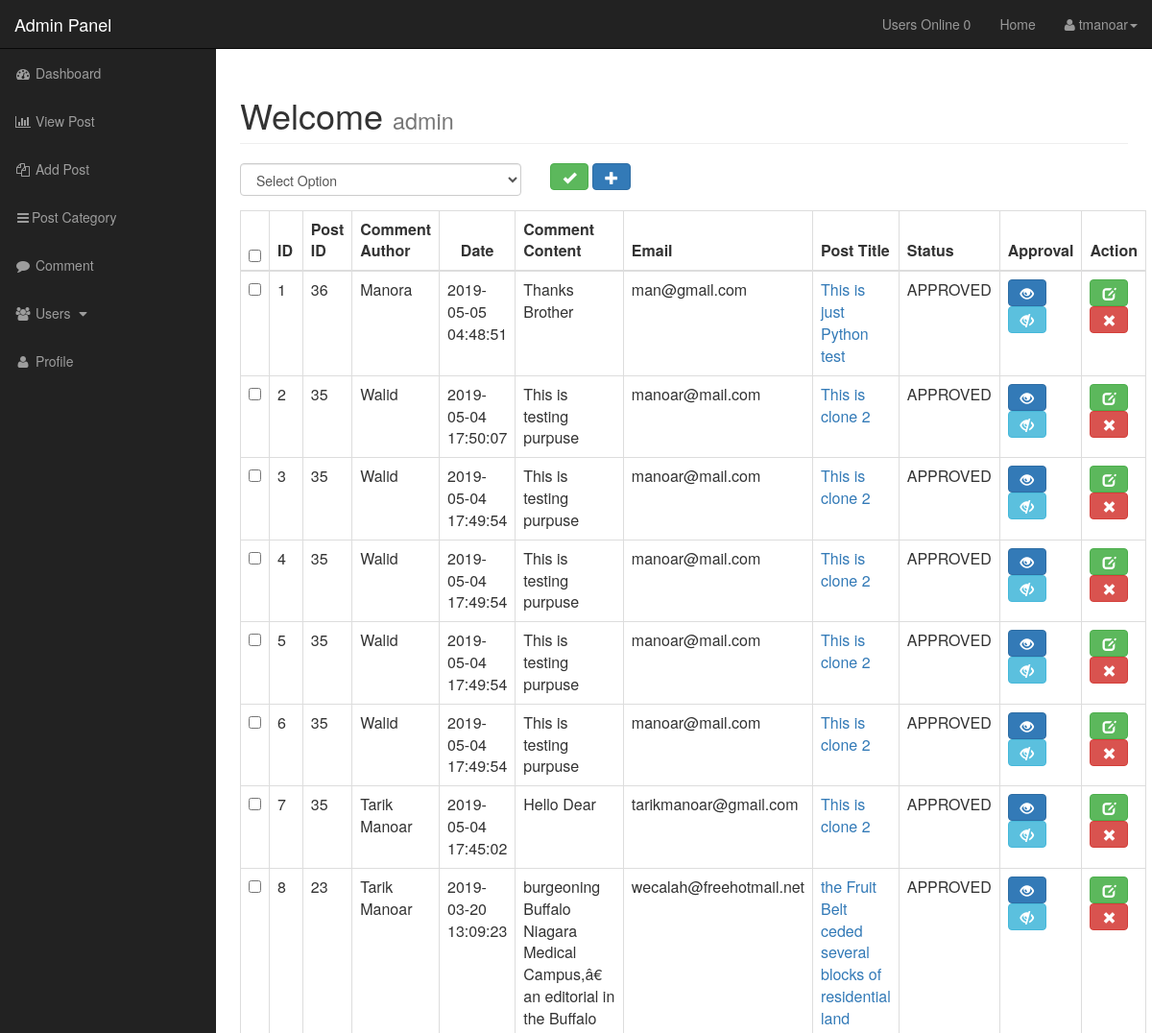
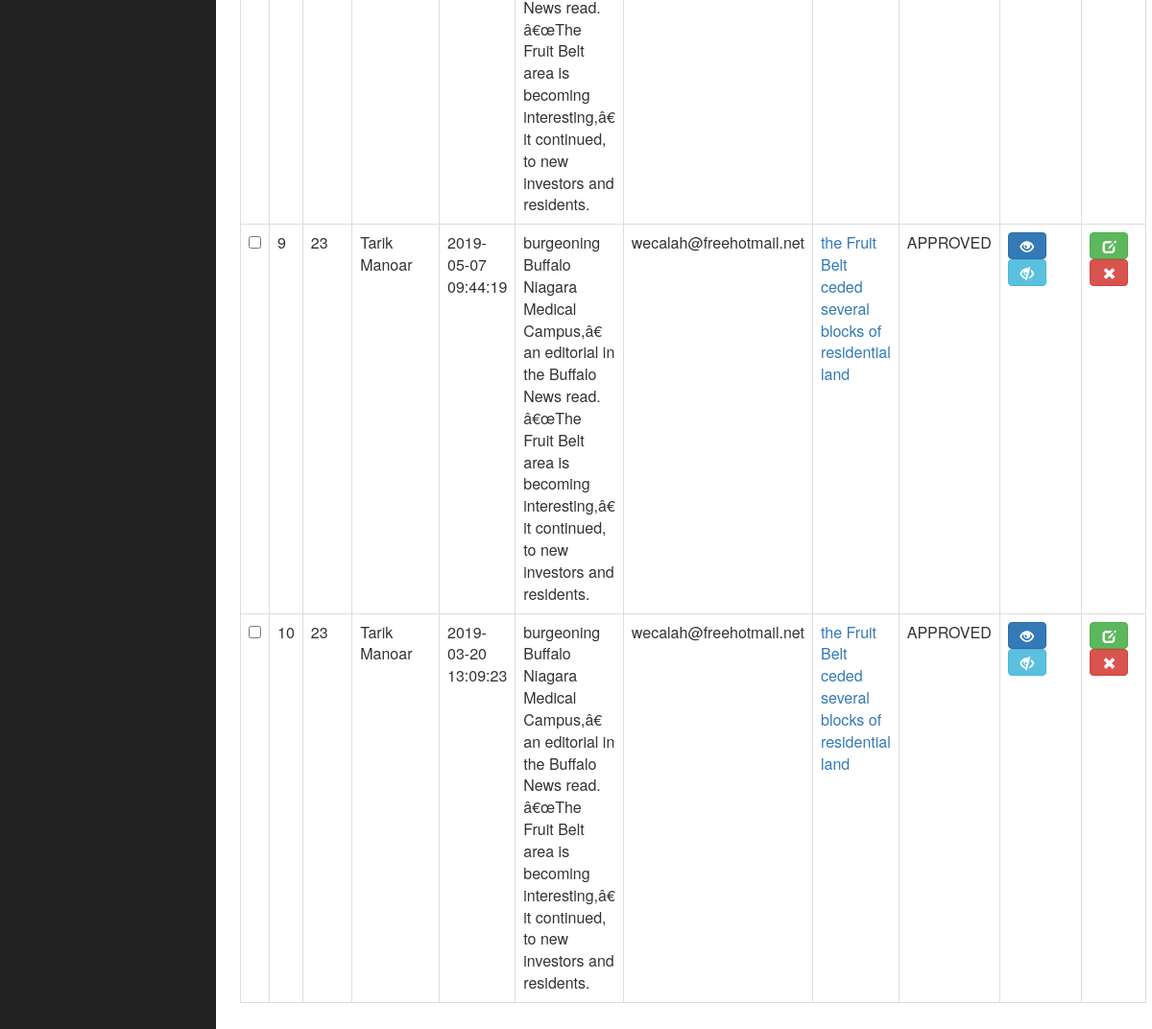
/admin/comment.php (signed in), run on the app's committed database (2 pictures, top to bottom).
### tables this page shows
CREATE TABLE `comments` (
  `comment_id` int(4) NOT NULL,
  `comment_post_id` int(4) NOT NULL,
  `comment_author` varchar(255) NOT NULL,
  `comment_date` timestamp NOT NULL DEFAULT CURRENT_TIMESTAMP ON UPDATE CURRENT_TIMESTAMP,
  `comment_content` text NOT NULL,
  `comment_email` varchar(255) NOT NULL,
  `comment_status` varchar(255) NOT NULL
);

CREATE TABLE `posts` (
  `id` int(11) NOT NULL,
  `post_ctg_id` varchar(255) NOT NULL,
  `post_title` varchar(255) NOT NULL,
  `post_author` varchar(50) NOT NULL,
  `date` text NOT NULL,
  `post_image` text NOT NULL,
  `post_content` text NOT NULL,
  `post_tags` varchar(255) NOT NULL,
  `post_comment_count` int(11) NOT NULL,
  `post_status` varchar(255) NOT NULL DEFAULT 'draft',
  `post_views_count` int(11) NOT NULL
);

### admin/include/viewComment.php (the view, shortened to what this page needs)
<div id="page-wrapper">
    <div class="container-fluid">
        <div class="row">
            <div class="col-lg-12">
                <h1 class="page-header">
                    Welcome
                    <small>admin</small>
                </h1>
            </div>
            <div class="col-lg-12">
                <form action="" method="POST" accept-charset="utf-8">
                    <div id="bulkOptionContainer" class="col-xs-4" style="padding-left: 0px;margin-bottom: 15px;">
                        <select name="bulkOption" id="" class="form-control">
                            <option value="">Select Option</option>
                        </select>
                    </div>
                    <div class="col-xs-4">
                        <button type="submit" class="btn btn-success" name="submit"><span class="glyphicon glyphicon-ok" area-hidden="true"></span></button>
                        <a href="addpost.php" class="btn btn-primary"><span class="glyphicon glyphicon-plus" area-hidden="true"></span></a>
                    </div>
                <table class="table table-inverse table-bordered table-dark table-hover">
                    <thead>
                        <tr>
                            <th><input type="checkbox" name="" id="selectAllBoxes" class="form-check-input"></th>
                            <th>ID</th>
                            <th>Post ID</th>
                            <th>Comment Author</th>
                            <th class="text-center">Date</th>
                            <th>Comment Content</th>
                            <th>Email</th>
                            <th>Post Title</th>
                            <th>Status</th>
                            <th>Approval</th>
                            <th>Action</th>
                        </tr>
                    </thead>
                    <tbody>
                        <?php
                            $result = mysqli_query($dbconn,"SELECT * FROM comments ORDER BY comment_id DESC");
                            $counter = 1;
                            while ($row = mysqli_fetch_assoc($result)){
                                $comment_post_id = $row['comment_post_id'];
                                ?>
                                <tr>
                                    <td><input type="checkbox" name="checkBoxArray[]" value="<?php echo $row['comment_id'] ; ?>" class="checkbox form-check-input" ></td>
                                    <td><?php echo $counter++; ?></td>
                                    <td><?php echo $row['comment_post_id'] ?></td>
                                    <td><?php echo $row['comment_author'] ?></td>
                                    <td><?php echo $row['comment_date'] ?></td>
                                    <td><?php echo $row['comment_content'] ?></td>
                                    <td><?php echo $row['comment_email'] ?></td>
                                    <?php
                                    $post_title = mysqli_query($dbconn,"SELECT * FROM posts WHERE id='$comment_post_id'") ;
                                    while ($p_title = mysqli_fetch_assoc($post_title)) {
                                        $id = $p_title['id'];
                                        echo "<td><a href='../post.php?p_id=$id'>{$p_title['post_title']}</a></td>";
                                    }
                                    ?>
                                    <td><?php echo $row['comment_status'] ?></td>
                                    <td>
                                        <a href="?approved=<?php echo $row['comment_id'] ?>"><p title="Approve This Comment" class="btn btn-primary"><span class="glyphicon glyphicon-eye-open" area-hidden="true"></span></p></a>
                                        <a href="?unapproved=<?php echo $row['comment_id'] ?>"><p title="Unapprove This Comment" class="btn btn-info"><span class="glyphicon glyphicon-eye-close" area-hidden="true"></span></p></a>
                                    </td>
                                    <td>
                                    	<a href="Comment.php?var=editComment&edit=<?php echo $row['comment_id'] ?>"><p class="btn btn-success" title="Edit this comment"><span class=" glyphicon glyphicon-edit"></span></p></a>
                                    	<a href="Comment.php?delete=<?php echo $row['comment_id'] ?>"><p class="btn btn-danger" title="Delete Comment" onclick="javascript: return confirm('Are sure to delete this?')"><span class=" glyphicon glyphicon-remove"></span></p></a>
                                    </td>
                                </tr>
                        <?php } ?>
                    </tbody>
                </table>
                </form>
            </div>
        </div>
    </div>
</div>

### admin/css/sb-admin.css (style rules this page uses)
body { margin-top: 100px; background-color: #222; }
@media (min-width:768px) { body { margin-top: 50px; } }
#page-wrapper { width: 100%; padding: 0; background-color: #fff; }
@media (min-width:768px) { #page-wrapper { padding: 10px; } }

### data on the page
comments: comment_post "36", comment_author "Manora", comment_date "2019-05-05 04:48:51", comment_content "Thanks Brother", comment_email "man@gmail.com", comment_status "APPROVED"
posts: post_title "This is just Python test"
comments: comment_post "35", comment_author "Walid", comment_date "2019-05-04 17:50:07", comment_content "This is testing purpuse", comment_email "manoar@mail.com", comment_status "APPROVED"
posts: post_title "This is clone 2"
comments: comment_post "35", comment_author "Walid", comment_date "2019-05-04 17:49:54", comment_content "This is testing purpuse", comment_email "manoar@mail.com", comment_status "APPROVED"
comments: comment_post "35", comment_author "Walid", comment_date "2019-05-04 17:49:54", comment_content "This is testing purpuse", comment_email "manoar@mail.com", comment_status "APPROVED"
comments: comment_post "35", comment_author "Walid", comment_date "2019-05-04 17:49:54", comment_content "This is testing purpuse", comment_email "manoar@mail.com", comment_status "APPROVED"
comments: comment_post "35", comment_author "Walid", comment_date "2019-05-04 17:49:54", comment_content "This is testing purpuse", comment_email "manoar@mail.com", comment_status "APPROVED"
comments: comment_post "35", comment_author "Tarik Manoar", comment_date "2019-05-04 17:45:02", comment_content "Hello Dear", comment_email "tarikmanoar@gmail.com", comment_status "APPROVED"
comments: comment_post "23", comment_author "Tarik Manoar", comment_date "2019-03-20 13:09:23", comment_content "burgeoning Buffalo Niagara Medical Campus,â€ an editorial in the Buffalo News read. â€œThe Fruit Belt area is becoming interesting,â€ it continued, to new investors and residents.", comment_email "wecalah@freehotmail.net", comment_status "APPROVED"
posts: post_title "the Fruit Belt ceded several blocks of residential land"
comments: comment_post "23", comment_author "Tarik Manoar", comment_date "2019-05-07 09:44:19", comment_content "burgeoning Buffalo Niagara Medical Campus,â€ an editorial in the Buffalo News read. â€œThe Fruit Belt area is becoming interesting,â€ it continued, to new investors and residents.", comment_email "wecalah@freehotmail.net", comment_status "APPROVED"
comments: comment_post "23", comment_author "Tarik Manoar", comment_date "2019-03-20 13:09:23", comment_content "burgeoning Buffalo Niagara Medical Campus,â€ an editorial in the Buffalo News read. â€œThe Fruit Belt area is becoming interesting,â€ it continued, to new investors and residents.", comment_email "wecalah@freehotmail.net", comment_status "APPROVED"

### other printed values
user_online() "0"
$_SESSION['username'] "tmanoar"
